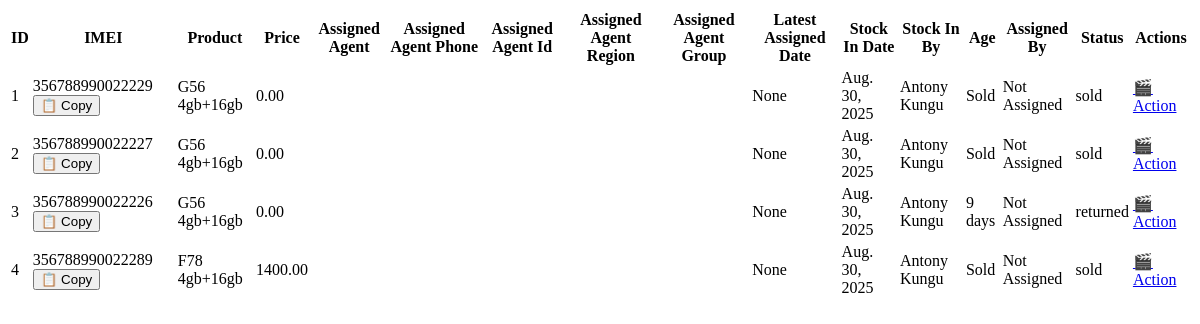
The app's page /filter-stocks/ (signed in), older data.
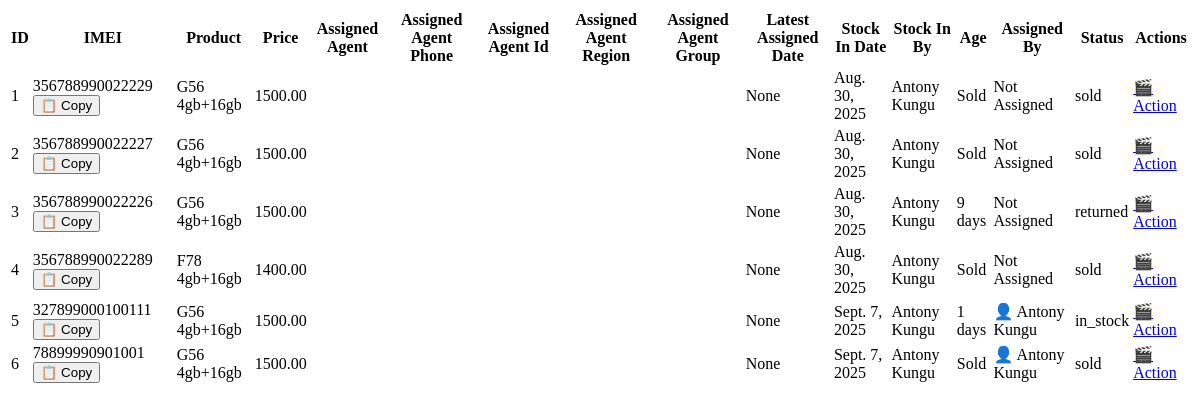
The same page, newer data.
### sales_process/models.py (models this page shows, shortened)
class Stock(models.Model):
    STATUS_CHOICES = [
        ('in_stock', 'In Stock'),
        ('assigned', 'Assigned'),
        ('sold', 'Sold'),
        ('returned', 'Returned'),
    ]
    serial_number = models.CharField(max_length=100, unique=True)
    imei_number = models.CharField(max_length=100, unique=True, blank=True, null=True)
    product = models.ForeignKey(
        Product,
        on_delete=models.CASCADE,
        related_name="stocks"
    )
    stock_in_date = models.DateField(default=timezone.now)
    added_by = models.ForeignKey(
        settings.AUTH_USER_MODEL,
        on_delete=models.SET_NULL,
        null=True,
        related_name="stocks_added"
    )
    status = models.CharField(
        max_length=20,
        choices=STATUS_CHOICES,
        default='in_stock'
    )
    assigned_to = models.ForeignKey(
        settings.AUTH_USER_MODEL,
        on_delete=models.SET_NULL,
        null=True,
        blank=True,
        related_name="stocks_assigned"
    )
    allocated_by = models.ForeignKey(
        settings.AUTH_USER_MODEL,
        on_delete=models.SET_NULL,
        null=True,
        blank=True,
        related_name="stocks_allocated"
    )
    last_assigned_date = models.DateField(null=True, blank=True)
    date_since_stock_in = models.DateField(auto_now_add=True)
    @property
    def days_in_stock(self):
        return (date.today() - self.stock_in_date).days

class Product(models.Model):
    STATUS_CHOICES = [
        ('active', 'Active'),
        ('inactive', 'Inactive'),
        ('discontinued', 'Discontinued'),
    ]
    STORAGE_CHOICES = [
        ('16gb', '16GB'),
        ('32gb', '32GB'),
        ('64gb', '64GB'),
        ('128gb', '128GB'),
        ('256gb', '256GB'),
        ('512gb', '512GB'),
        ('1tb', '1TB'),
    ]
    RAM_CHOICES = [
        ('4gb', '4GB'),
        ('8gb', '8GB'),
        ('16gb', '16GB'),
        ('32gb', '32GB'),
        ('64gb', '64GB'),
        ('128gb', '128GB'),
        ('256gb', '256GB'),
        ('512gb', '512GB'),
        ('1tb', '1TB'),
    ]
    NETWORK_CHOICES = [
        ('2g', '2G'),
        ('3g', '3G'),
        ('4g', '4G'),
        ('5g', '5G'),
    ]
    MODEL_CATEGORY_CHOICES = [
        ('phone', 'Phone'),
        ('tablet', 'Tablet'),
        ('laptop', 'Laptop'),
        ('watch', 'Watch'),
    ]
    item_code = models.CharField(max_length=50, unique=True)
    model_name = models.CharField(max_length=100)
    model_sku = models.CharField(max_length=100, unique=True)
    model_category = models.CharField(max_length=100, choices=MODEL_CATEGORY_CHOICES, default='phone')
    model_storage = models.CharField(max_length=50, blank=True, null=True, choices=STORAGE_CHOICES)
    model_ram = models.CharField(max_length=50, blank=True, null=True, choices=RAM_CHOICES)
    price = models.DecimalField(max_digits=10, decimal_places=2,default=0)
    network = models.CharField(max_length=100, blank=True, null=True, choices=NETWORK_CHOICES)
    other_specifications = models.TextField(blank=True, null=True)
    created_on = models.DateTimeField(auto_now_add=True)
    created_by = models.ForeignKey(
        settings.AUTH_USER_MODEL,
        on_delete=models.SET_NULL,
        null=True,
        related_name="products_created"
    )
    status = models.CharField(
        max_length=20,
        choices=STATUS_CHOICES,
        default='active'
    )

### manage_users/models.py (models this page shows, shortened)
class CustomUser(AbstractUser):
    ROLE_CHOICES = (
        ("manager", "Manager"),
        ("admin", "Admin"),
        ("sales", "sales"),
    )
    role = models.CharField(max_length=20, choices=ROLE_CHOICES, default="sales")
    is_activated = models.BooleanField(default=False)
    date_of_registration = models.DateTimeField(default=timezone.now)  # ✅ auto timestamp
    groups = models.ManyToManyField(
        Group,
        related_name="customuser_set",
        blank=True,
        help_text="The groups this user belongs to.",
    )
    user_permissions = models.ManyToManyField(
        Permission,
        related_name="customuser_set",
        blank=True,
        help_text="Specific permissions for this user.",
    )

class Profile(models.Model):
    GENDER_CHOICES = (
        ("male", "Male"),
        ("female", "Female"),
        ("---", "---"),
    )
    user = models.OneToOneField(settings.AUTH_USER_MODEL, on_delete=models.CASCADE, related_name="profile")
    full_name = models.CharField(max_length=200)
    phone_number = models.CharField(max_length=20, blank=True, null=True)
    date_of_birth = models.DateField(null=True, blank=True)
    national_id = models.CharField(max_length=50, unique=False, blank=True, null=True)
    date_of_joining = models.DateField(null=True, blank=True)
    gender = models.CharField(max_length=20, blank=True, null=True, choices=GENDER_CHOICES)
    region = models.CharField(max_length=100, blank=True, null=True)
    group = models.CharField(max_length=100, blank=True, null=True)
    id_document = models.FileField(upload_to="profile/ids/", blank=True, null=True)
    photo = models.ImageField(upload_to="profile/photos/", blank=True, null=True)

### sales_process/views.py (the view, shortened to what this page needs)
# urls.py: path('filter-stocks/', filter_stocks, name='filter-stocks'),
@login_required
def filter_stocks(request):
    query = request.GET.get("q", "").strip()
    user = request.user
    if user.role == "manager" or user.role == "admin":
        stocks = Stock.objects.all().select_related("product", "assigned_to")
    else:
        stocks = Stock.objects.all().select_related("product", "assigned_to").filter(assigned_to=user)
    return render(request, "sales_process/list_stocks_table.html", {"stocks": stocks})

### sales_process/templates/sales_process/list_stocks_table.html (shortened to what this page needs)
<table class="table table-bordered table-striped">
        <thead class="table-dark">
            <tr>
                <th>ID</th>
                 <th>IMEI</th>
                <th>Product</th>
                <th>Price</th>
                  <th>Assigned Agent</th>
                  <th>Assigned Agent Phone</th>
                  <th>Assigned Agent Id</th>
                  <th>Assigned Agent Region</th>
                  <th>Assigned Agent Group</th>
                  <th>Latest Assigned Date</th>
                  <th>Stock In Date</th>
                  <th>Stock In By</th>
                  <th>Age</th>
                  <th>Assigned By</th>
                <th>Status</th>
                <th>Actions</th>
            </tr>
        </thead>
        <tbody id="stock-table">
            {% for stock in stocks %}
                <tr id="stock-{{ stock.imei_number }}">
    <td>{{ stock.pk }}</td>
     <td>
        <span id="IMEI-{{ stock.imei_number }}">{{ stock.imei_number }}</span>
        <button class="btn btn-sm btn-outline-primary"
                onclick="copyToClipboard('IMEI-{{stock.imei_number}}')">
          📋 Copy
        </button></td>
    <td>{{ stock.product.model_name  }} {{ stock.product.model_ram }}+{{ stock.product.model_storage }}</td>
    <td>{{stock.product.price}}</td>
    <td>{{ stock.assigned_to.profile.full_name }}</td>
    <td>{{ stock.assigned_to.profile.phone_number }}</td>
    <td>{{ stock.assigned_to.profile.national_id }}</td>
    <td>{{ stock.assigned_to.profile.region }}</td>
    <td>{{ stock.assigned_to.profile.group }}</td>
    <td>{{ stock.last_assigned_date }}</td>
    <td>{{ stock.stock_in_date }}</td>
    <td>{{ stock.added_by.profile.full_name }}</td>
    {% if stock.status == 'sold' %}
        <td><span class="text-muted warning">Sold</span></td>
    {% else %}
        <td>{{ stock.days_in_stock }} days</td>
    {% endif %}
    <td>
        {% if stock.allocated_by %}
            👤 {{ stock.allocated_by.profile.full_name }}
        {% else %}
            <span class="text-muted">Not Assigned</span>
        {% endif %}
    </td>
    <td>{{ stock.status }}</td>
    <td>
        <a class="btn btn-sm btn-primary"
                href="{% url 'allocate-stock' stock.imei_number %}"
                hx-boost="true">
        🎬 Action
    </a>
    </td>
</tr>
            {% empty %}
                <tr>
                    <td colspan="6" class="text-center text-muted">No stocks found</td>
                </tr>
            {% endfor %}
        </tbody>
    </table>

Row changes from the older to the newer data that the page shows:
changed through a linked row, Stock id 1: product.price "0.00" → "1500.00"
changed through a linked row, Stock id 2: product.price "0.00" → "1500.00"
changed through a linked row, Stock "returned": product.price "0.00" → "1500.00"
added Stock: pk "5", imei_number "327899000100111", product.model_name "G56", product.model_ram "4gb", product.model_storage "16gb", product.price "1500.00", last_assigned_date "None", stock_in_date "Sept. 7, 2025", added_by.profile.full_name "Antony Kungu", days_in_stock "1", allocated_by.profile.full_name "Antony Kungu", status "in_stock"
added Stock: pk "6", imei_number "78899990901001", product.model_name "G56", product.model_ram "4gb", product.model_storage "16gb", product.price "1500.00", last_assigned_date "None", stock_in_date "Sept. 7, 2025", added_by.profile.full_name "Antony Kungu", shows "Sold", allocated_by.profile.full_name "Antony Kungu", status "sold"
